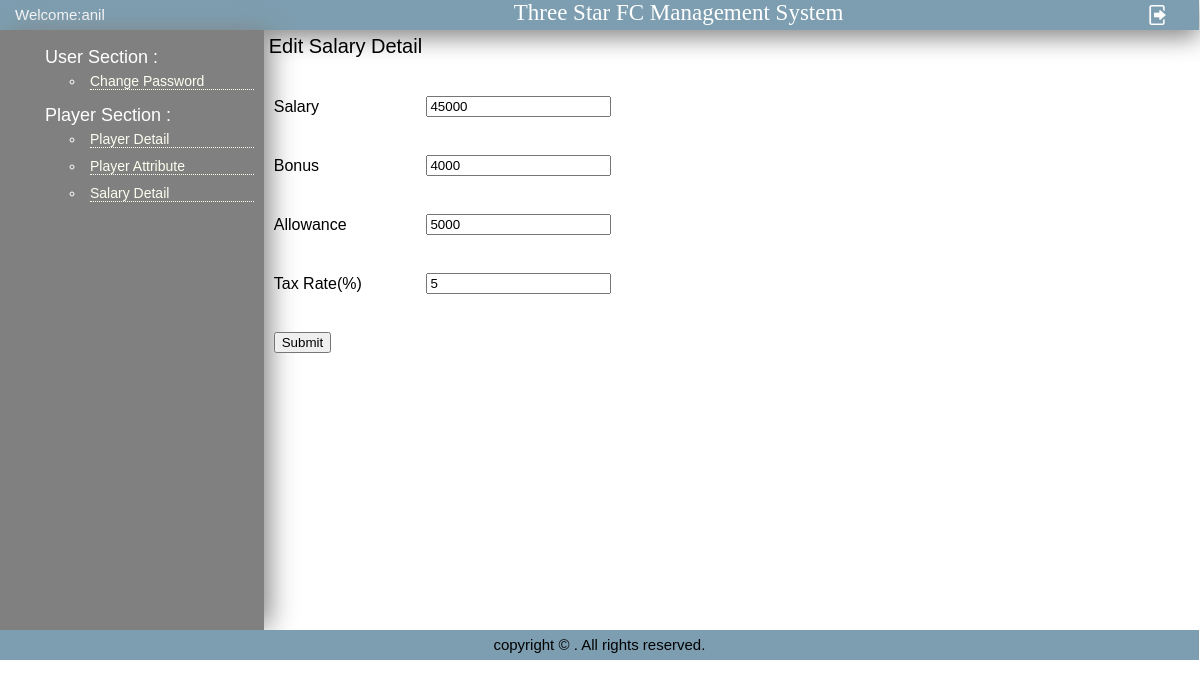
The app's page /salary_edit.php?sal_id=20 (signed in) with its own data.
### tables this page shows
CREATE TABLE `users` (
  `username` varchar(100) DEFAULT NULL,
  `email` varchar(100) DEFAULT NULL,
  `password` varchar(100) DEFAULT NULL,
  `admin_id` int(11) NOT NULL
);

CREATE TABLE `salary` (
  `sal_id` int(11) NOT NULL,
  `player_id` int(11) NOT NULL,
  `basic_sal` float DEFAULT NULL,
  `bonus` float DEFAULT NULL,
  `allowance` float DEFAULT NULL,
  `tax_rate` float DEFAULT NULL
);

### salary_edit.php (the view, shortened to what this page needs)
<?php
include 'include/config.php';
if ($_SESSION['username'] == "admin")
include("include/header_admin.php");
else
include("include/header.php");
?>
<?php
if(isset($_GET['sal_id'])){
    $sal_id = $_GET['sal_id'];
}
?>
   <div id="pagename"> Edit Salary Detail</div>
<br /><br />
<form action="<?php echo 'salary_edit.php';?>" method="post">
    <table class="formshade" border="0" width="50%" cellspacing="0" cellpadding="5">
      <?php
$query = "SELECT * FROM salary WHERE sal_id=".$sal_id;
    $result = mysqli_query($con,$query);
    $row = mysqli_fetch_object($result);
                            ?>
        <tr><td colspan="2">&nbsp;</td></tr>
        <tr>
            <td>Salary</td>
            <td><input type="text" name="basic_sal" value="<?php echo $row->basic_sal;?>" required /></td>
        </tr>
        <tr><td colspan="2">&nbsp;</td></tr>
        <tr>
            <td>Bonus</td>
            <td><input type="text" name="bonus" value="<?php echo $row->bonus;?>" /></td>
        </tr>
        <tr><td colspan="2">&nbsp;</td></tr>
        <tr>
            <td>Allowance</td>
            <td><input type="text" name="allowance" value="<?php echo $row->allowance;?>" /></td>
        </tr>
        <tr><td colspan="2">&nbsp;</td></tr>
        <tr>
            <td>Tax Rate(%)</td>
            <td><input type="text" name="tax_rate" value="<?php echo $row->tax_rate;?>" required/></td>
        </tr>
        <tr><td colspan="2">&nbsp;</td></tr>
        <tr>
            <td colspan="2"><input type="submit" name="update" value="Submit" /></td>
        </tr>
    </table>
</form>
 <?php
include 'include/footer.php'
?>

### include/header.php (shortened to what this page needs)
<html>
    <head>
    </head>
    <body>
	<div class="container">
    <div id="header">
        <div id="welcome"><a href="first.php">Welcome:<?php echo $_SESSION['username']?></a></div>
        <div id="siteName"> Three Star FC Management System</div>
        <div id="logout"><a href="index.php"><img src="include/logout.png" alt="logout"></a>
        </div>
    </div>
    <div id="main">
        <div id="sidebar">
        	<ul>
                <li class="sidebar_header">User Section :
                <ul> <?php
				$query = "select * from users where username='".$_SESSION['username']."'";
					$result = mysqli_query($con,$query);
					while($row = mysqli_fetch_array($result))
					{
				?>
				    <li><a href="<?php echo  'change_pswd_users.php?id='.$row['admin_id'];?>">Change Password</a></li>
				<?php } ?>
                </ul>
                </li>
                <li class="sidebar_header">Player Section :
                    <ul>
                    	<li><a href="player_detail.php">Player Detail</a></li>
                    	<li><a href="attribute.php">Player Attribute</a></li>
						<li><a href="salary.php">Salary Detail</a></li>
                	</ul>
                </li>
            </ul>
        </div>
        <div id="content">
        	<div id="content-body">

### include/header.php (style rules this page uses)
body { margin:0px; width:99.9%; font-family: Arial, Helvetica, sans-serif; font-size:12px; }
a { text-decoration: none; }
#header { background-color:#7D9EB0; box-shadow: 0 7px 24px #808080; margin:0px; width:100%; height:30px; }
#welcome { line-height:30px; text-indent:15px; margin:0px; width:22%; height: 30px; float:left; }
#welcome a { text-decoration: none; color:white; font-size:15px }
#siteName { width:72%; height:30px; margin:0px; float:left; text-indent:250px; font-size:23px; font-family: "Times New Roman","Trebuchet MS"; color:white; }
#logout { float:left; }
#logout img { padding-left:20px; padding-top:5px; padding-top:5px; width:20px; height:20px; }
#main { width:100%; margin:0px; float:left; }
#sidebar { background-color:#808080; box-shadow: 8px 0 26px -3px #808080; display:inline; width:22%; margin:0px; float:left; min-height:600px; }
#sidebar a { display:block; padding:0px; border-bottom:1px dotted #FDFDF0; text-decoration:none; color:#FDFDF0; }
ul li { padding: 5px; font-size:14px; }
.sidebar_header { list-style:none; font-size:18px; color:white; }
#content { margin:0%; width:77%; float:left; min-height:600px; display:inline; }
#pagename { font-size:20px; width:70%; float:left; }
#content-body { padding:5px; }
table { border-color: white; }

### records on screen
salary: basic_sal "45000", bonus "4000", allowance "5000", tax_rate "5"

### other values on screen
$_SESSION['username'] "anil"
